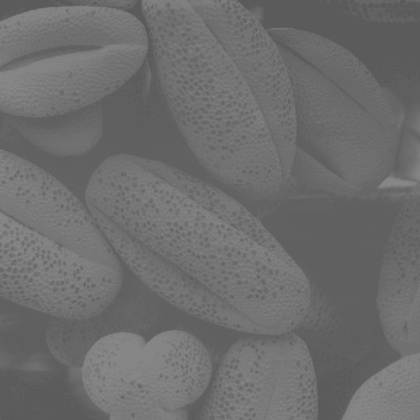
%> input picture 数字图像处理实验/Lab3/IMAGES/lowContrastPollen.jpg, 420 x 420 px, shrunk from 500 x 500 before the run
$ octave a3.m   (GNU Octave 9; MATLAB toolbox functions it lacks are replaced by stand-ins)
%> lines starting %> are read from the running program, lines starting %| are printed output that depends on the picture
clc;clear;close all;

% R = imread("D:\Desktop\dip\Lab3\IMAGES\darkPollen.jpg");
% R = imread("D:\Desktop\dip\Lab3\IMAGES\lightPollen.jpg");
R = imread("D:\Desktop\dip\Lab3\IMAGES\lowContrastPollen.jpg");
%> R is the input picture: size 420x420 uint8; min 87, max 138, mean 109.1
% R = imread("D:\Desktop\dip\Lab3\IMAGES\pollen.jpg");
[row, col] = size(R);
%> row = 420; col = 420
subplot(2,2,1), imshow(R), title('original image');
subplot(2,2,2), imhist(R(:)), title('original histogram');
R1 = R;
PMF = zeros(1, 256);
for i = 1:row
    for j = 1:col
        PMF(R(i,j) + 1) = PMF(R(i,j) + 1) + 1;
    end
end
%> after the loop, PMF = 256 values, max 13093 at index 97, min 0 at index 1, mean 689.1
PMF = PMF / (row * col);
%> PMF = 256 values, max 0.0742 at index 97, min 0 at index 1, mean 0.00391
CDF = zeros(1,256);
CDF(1) = PMF(1);
for i = 2:256
    CDF(i) = CDF(i - 1) + PMF(i);
end
%> after the loop, CDF = 256 values from 0 to 1
Sk = zeros(1,256);
for i = 1:256
    Sk(i) = CDF(i) * 255;
end
%> after the loop, Sk = 256 values from 0 to 255
Sk = round(Sk);
for i = 1:row
    for j = 1:col
        R(i,j) = Sk(R(i,j) + 1);
    end
end
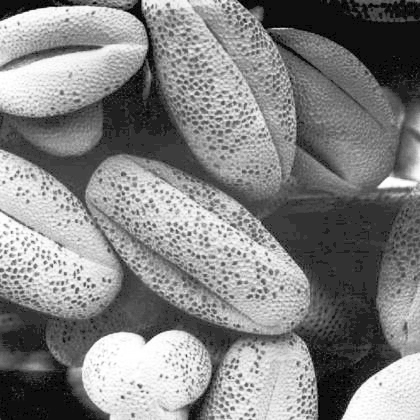
%> R: size 420x420 uint8; min 0, max 255, mean 131.2
subplot(2,2,3), imshow(R), title('Histogram Equalization');
subplot(2,2,4), imhist(R(:)), title('Histogram Equalization');
%> after `title('Histogram Equalization')`:
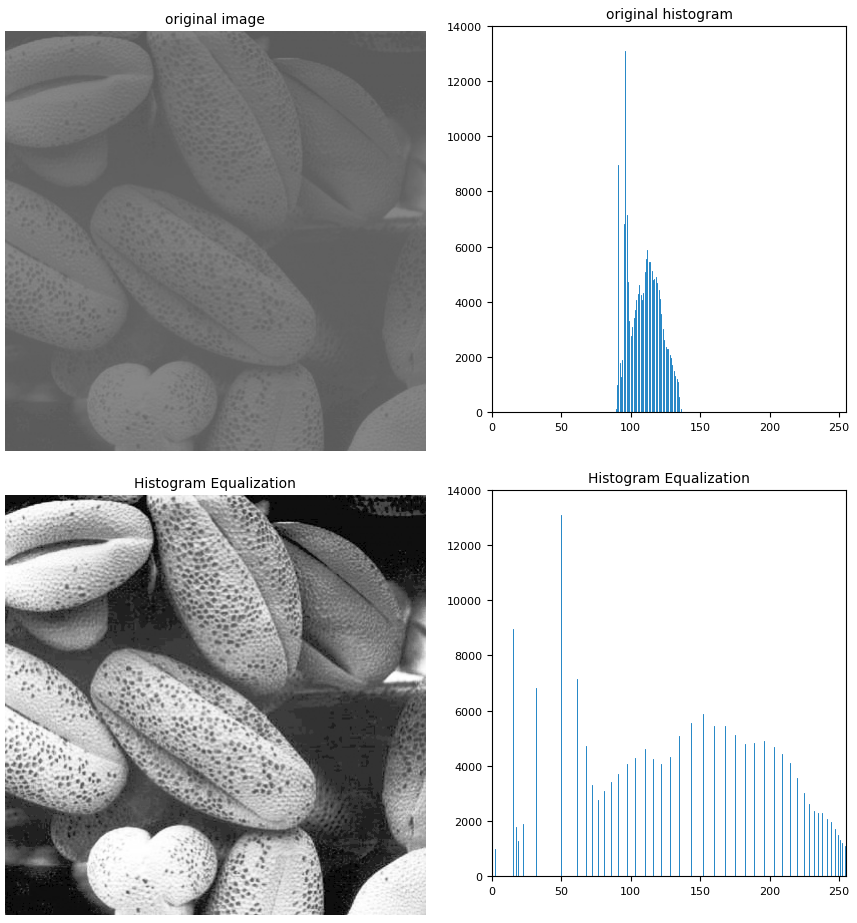
%> figure redrawn from the program's plot data, 4 panels
figure;
h1 = histogram(R1(:));
h1.FaceAlpha = 0.3;
hold on;
h2 = histogram(R(:));
h2.FaceAlpha = 0.3;
title('lowContrastPollen.jpg')
legend('original image','after Histogram Equalization')
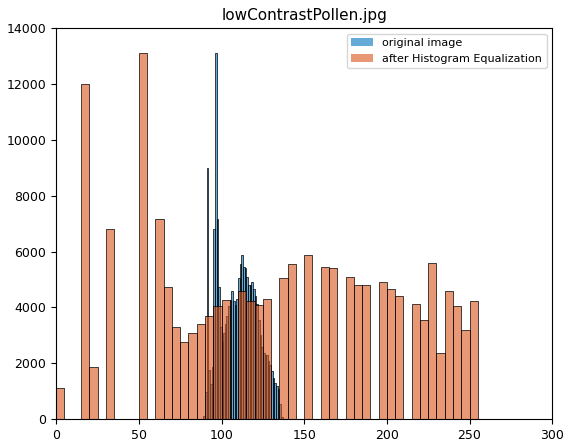
%> figure redrawn from the program's plot data; tallest bar 13093 high, from x = 96 to 97; tallest bar 13093 high, from x = 50 to 55
